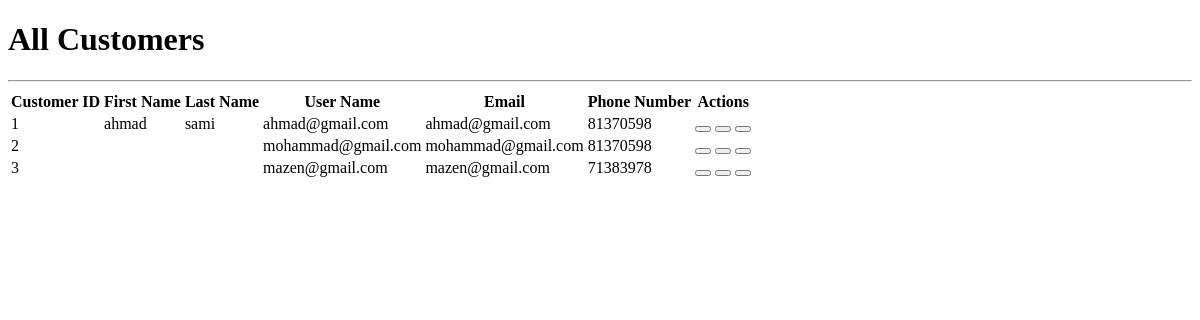
Page /admin_page_show_customers.php on the committed database.
### tables this page shows
CREATE TABLE `customers` (
  `id` int(10) UNSIGNED NOT NULL,
  `firstname` varchar(50) NOT NULL,
  `lastname` varchar(50) NOT NULL,
  `username` varchar(50) NOT NULL,
  `password` varchar(255) NOT NULL,
  `email` varchar(50) NOT NULL,
  `token` varchar(255) NOT NULL,
  `notification_token` varchar(255) NOT NULL,
  `phone_number` varchar(20) NOT NULL
);

### class/DAL.class.php (called while the page is built, shortened)
<?php
class DAL {
    private $host = 'localhost';
    private $user = 'root';
    private $password = '';
    private $db = 'e_commerce2';
    public function getData( $sql ) {
        $conn = new mysqli( $this->host, $this->user, $this->password, $this->db );
        $result = $conn->query( $sql );
        if ( $result ) {
            $array = $result->fetch_all( MYSQLI_ASSOC );
            return $array;
        } else {
            echo mysqli_error( $conn );
        }
    }
}
?>

### class/CustomerDAL.class.php (called while the page is built, shortened)
<?php
class CustomerDAL extends General {
    public function getCustomers() {
        $sql = "SELECT
        customers.id,
        customers.firstname,
        customers.lastname,
        customers.username,
        customers.email,
        customers.phone_number
    FROM
        customers";
        return $this->getData( $sql );
    }
}
?>

### admin_page_show_customers.php (the view, shortened to what this page needs)
<!DOCTYPE html>
<html lang="en">
<head>
    <link href="assets/css/admin_page_items.css" rel="stylesheet">
    <link href="assets/css/data_table_buttons.css" rel="stylesheet">
</head>
<body>
    <div class="container-fluid position-relative bg-white d-flex p-0">
        <div class="content">
            <div class="container-fluid pt-4 px-4 h-100">
                <div class="d-flex row g-4 justify-content-center">
                    <div class="col-7">
                        <h1 class="text-center">All Customers</h1>
                        <hr>
                    </div>
                </div>
                <div class="row g-4 justify-content-center">
                    <div class="col">
                        <?php
             $customer_dal=new CustomerDAL();
             if(isset($_GET['favorite_customers'])){
                $customers=$customer_dal->getFavoriteCustomers();
             }
             else {
                $customers=$customer_dal->getCustomers();
             }
           ?>
                        <table class="table" id="customers_table_id" class="w-100">
                            <thead>
                                <th>Customer ID</th>
                                <th>First Name</th>
                                <th>Last Name</th>
                                <th>User Name</th>
                                <th>Email</th>
                                <th>Phone Number</th>
                                <th>Actions</th>
                            </thead>
                            <tbody>
                                <?php
                               foreach($customers as $v){
                             ?>
                                <tr>
                                    <td><?php echo $v['id']; ?></td>
                                    <td><?php echo $v['firstname']; ?></td>
                                    <td><?php echo $v['lastname']; ?></td>
                                    <td><?php echo $v['username']; ?></td>
                                    <td><?php echo $v['email']; ?></td>
                                    <td><?php echo $v['phone_number']; ?></td>
                                    <td class="d-flex">
                                        <button class="btn btn-outline-primary"><i class="fa fa-eye"></i></button>
                                        <button class="btn btn-outline-warning"><i class="fa fa-pen"></i></button>
                                        <button class="btn btn-outline-danger"><i class="fa fa-trash"></i></button>
                                    </td>
                                </tr>
                                <?php
                               }
                             ?>
                            </tbody>
                        </table>
                    </div>
                </div>
            </div>
        </div>
    </div>
</body>
</html>

### rows in the picture
customers: id "1", firstname "ahmad", lastname "sami", username "ahmad@gmail.com", email "ahmad@gmail.com", phone_number "81370598"
customers: id "2", username "mohammad@gmail.com", email "mohammad@gmail.com", phone_number "81370598"
customers: id "3", username "mazen@gmail.com", email "mazen@gmail.com", phone_number "71383978"
